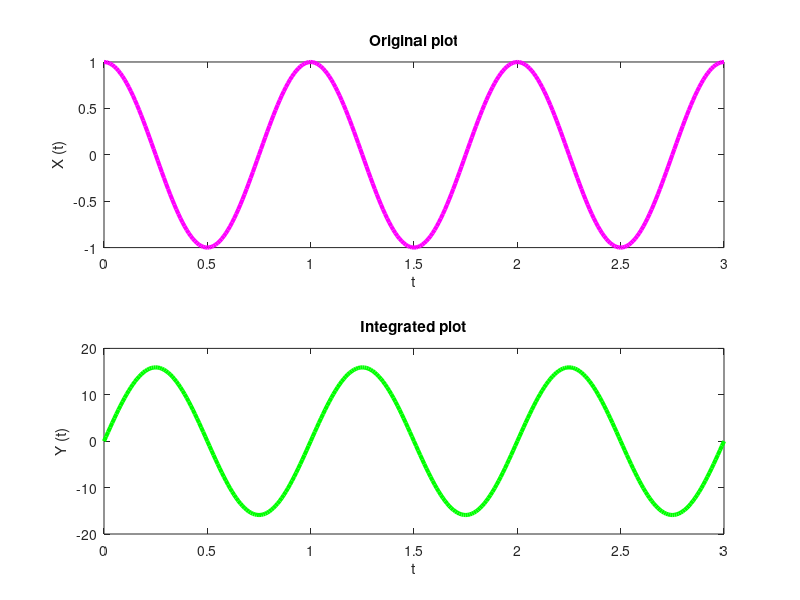

Write the MATLAB code that produced this figure.
t = 0 : 0.01 : 3;
f = 1;

X = exp(-2i*pi*f*t);
subplot(2, 1, 1);
plot(t, X, 'm', 'LineWidth', 3)
title('Original plot');
xlabel('t'); ylabel('X (t)');

Y=cumtrapz(X);
subplot(2, 1, 2);
plot(t, Y, 'g', 'LineWidth', 3);
title('Integrated plot');
xlabel('t'); ylabel('Y (t)');

print ('Exp3_1b','-dpdf','-fillpage');
